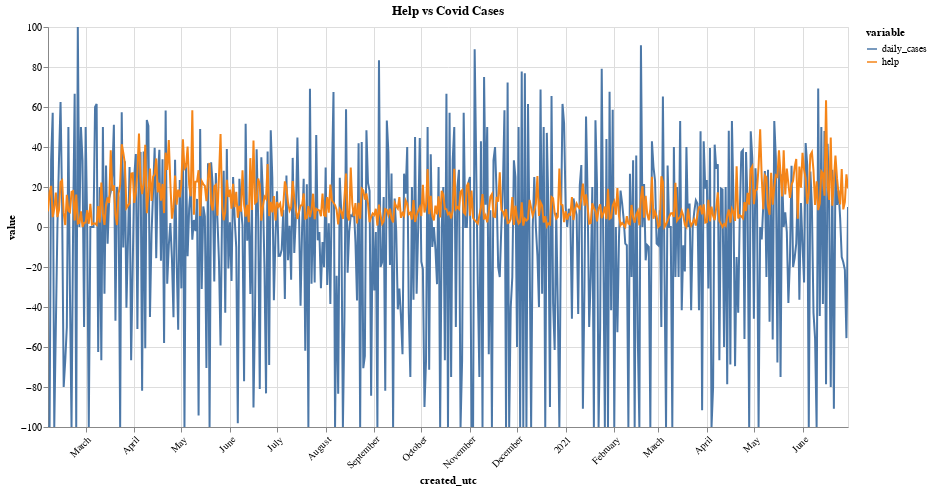

Here is the notebook cell this chart was saved with:
### Code cell
selection = alt.selection_multi(fields=['variable'], bind='legend')

sentiment_trend = alt.Chart(help_vs_covid, title='Help vs Covid Cases').mark_line().encode(
        x=alt.X(
            "created_utc:T",
            axis=alt.Axis(title="created_utc")
        ),
        y='value',
        color='variable:N',
    ).properties(
        width=800,
        height=400
    ).configure_axisX(
        labelAngle=-45,
    ).interactive().add_selection(
        selection
    )

sentiment_trend

### Figure 1 — Vega-Lite specification as saved in the notebook (floating-point values rounded to 4 significant figures; data arrays with more than 128 entries replaced by an {"elided": "..."} marker saying what was removed)
{"config": {"view": {"continuousWidth": 400, "continuousHeight": 300}, "axisX": {"labelAngle": -45}}, "data": {"name": "data-db062382fc37b69a2b28c1f6bb81c3b8"}, "mark": "line", "encoding": {"color": {"type": "nominal", "field": "variable"}, "x": {"type": "temporal", "axis": {"title": "created_utc"}, "field": "created_utc"}, "y": {"type": "quantitative", "field": "value"}}, "height": 400, "selection": {"selector097": {"type": "interval", "bind": "scales", "encodings": ["x", "y"]}, "selector096": {"type": "multi", "fields": ["variable"], "bind": "legend"}}, "title": "Help vs Covid Cases", "width": 800, "$schema": "https://vega.github.io/schema/vega-lite/v4.8.1.json", "datasets": {"data-db062382fc37b69a2b28c1f6bb81c3b8": {"elided": "1020 records"}}}
